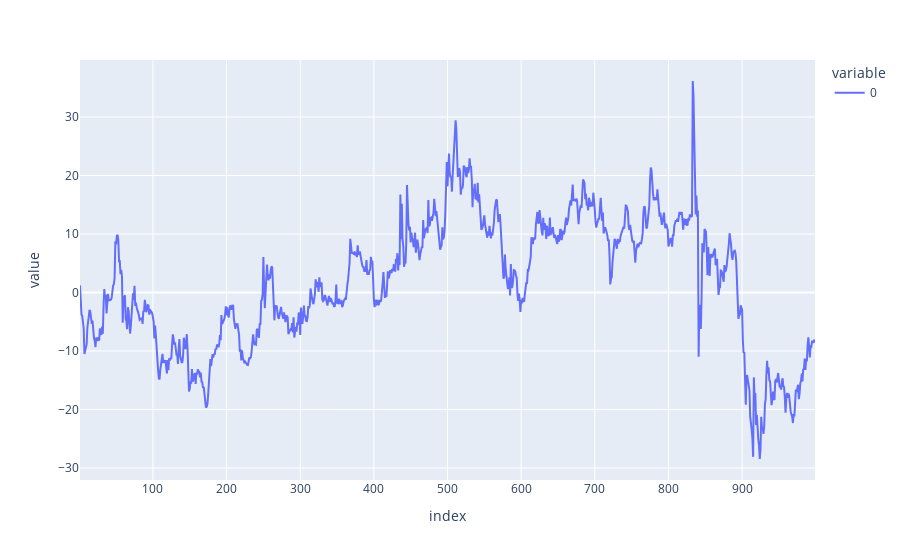
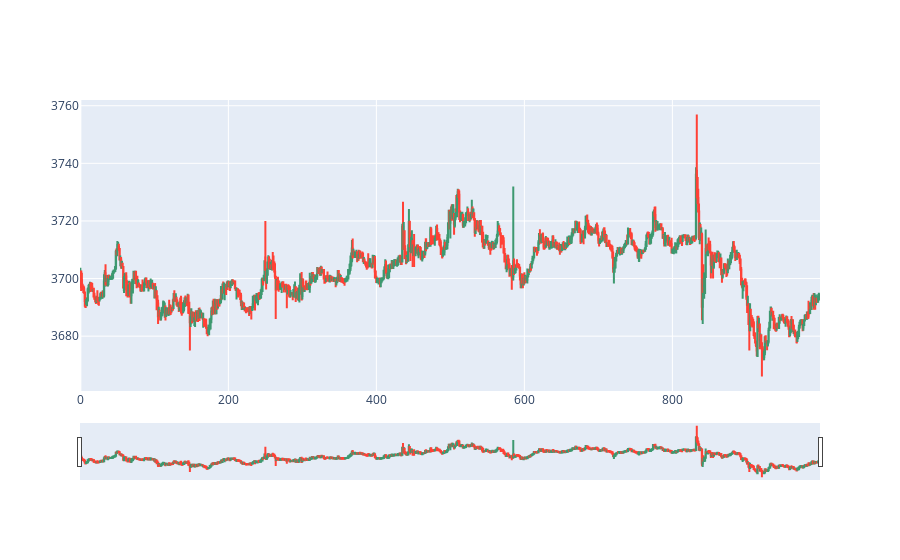

The cell these charts' notebook holds for them, in order:
### Code cell
g = get_batches(data,in_seq_len = 1000, out_seq_len = 1, batch_size = 1, gpu = False, normalise = False, random_index = False)

in_seq_continuous, in_seq_discrete, out_seq, target_seq  = next(g)
c = in_seq_continuous[:,:,0].squeeze()

c = pd.DataFrame(c)[0]
print(adfuller(c)[1])

#c = pd.DataFrame(stats.boxcox(c)[0])[0]

c = c.diff()
#c = (c - c.mean()) / c.std()
#c = c.apply(lambda x : x)
c = c.cumsum()

#c = (c - c.mean()) / c.std()
#c /= 20

#c -= c.min()
#c /= c.max()


#c = c.cumsum()
#c = (c - c.mean()) / c.std()
c = c.drop(c.index[0])
#c = c.drop(c.index[0])


print(adfuller(c)[1])
#print(c[0])

#c = stats.boxcox(c)[0]
fig = px.line(c)
fig.show()
#print(in_seq_discrete.scatter_(1, in_seq_discrete.long(), 1))


#print("Dickey–Fuller test {}".format())

#print(in_seq_discrete)
#print(in_seq_continuous[:,0])
fig = go.Figure(data=[go.Candlestick(open=in_seq_continuous[:,:,0].squeeze(),
                high=in_seq_continuous[:,:,1].squeeze(),
                low=in_seq_continuous[:,:,2].squeeze(),
                close=in_seq_continuous[:,:,3].squeeze())])


fig2 = px.line(target_seq)

fig.show()
#fig2.show()

### Figure 1 — Plotly figure (JSON) as saved in the notebook; plotly's stock layout.template omitted (floating-point values rounded to 4 significant figures; data arrays with more than 128 entries replaced by an {"elided": "..."} marker saying what was removed)
{"data": [{"hovertemplate": "variable=0<br>index=%{x}<br>value=%{y}<extra></extra>", "legendgroup": "0", "line": {"color": "#636efa", "dash": "solid"}, "mode": "lines", "name": "0", "orientation": "v", "showlegend": true, "type": "scatter", "x": {"elided": "999 int values"}, "xaxis": "x", "y": {"elided": "999 float values"}, "yaxis": "y"}], "layout": {"legend": {"title": {"text": "variable"}, "tracegroupgap": 0}, "margin": {"t": 60}, "xaxis": {"anchor": "y", "domain": [0, 1], "title": {"text": "index"}}, "yaxis": {"anchor": "x", "domain": [0, 1], "title": {"text": "value"}}}}

### Figure 2 — Plotly figure (JSON) as saved in the notebook; plotly's stock layout.template omitted (floating-point values rounded to 4 significant figures; data arrays with more than 128 entries replaced by an {"elided": "..."} marker saying what was removed)
{"data": [{"close": {"elided": "1000 float values"}, "high": {"elided": "1000 float values"}, "low": {"elided": "1000 float values"}, "open": {"elided": "1000 float values"}, "type": "candlestick"}], "layout": {}}
